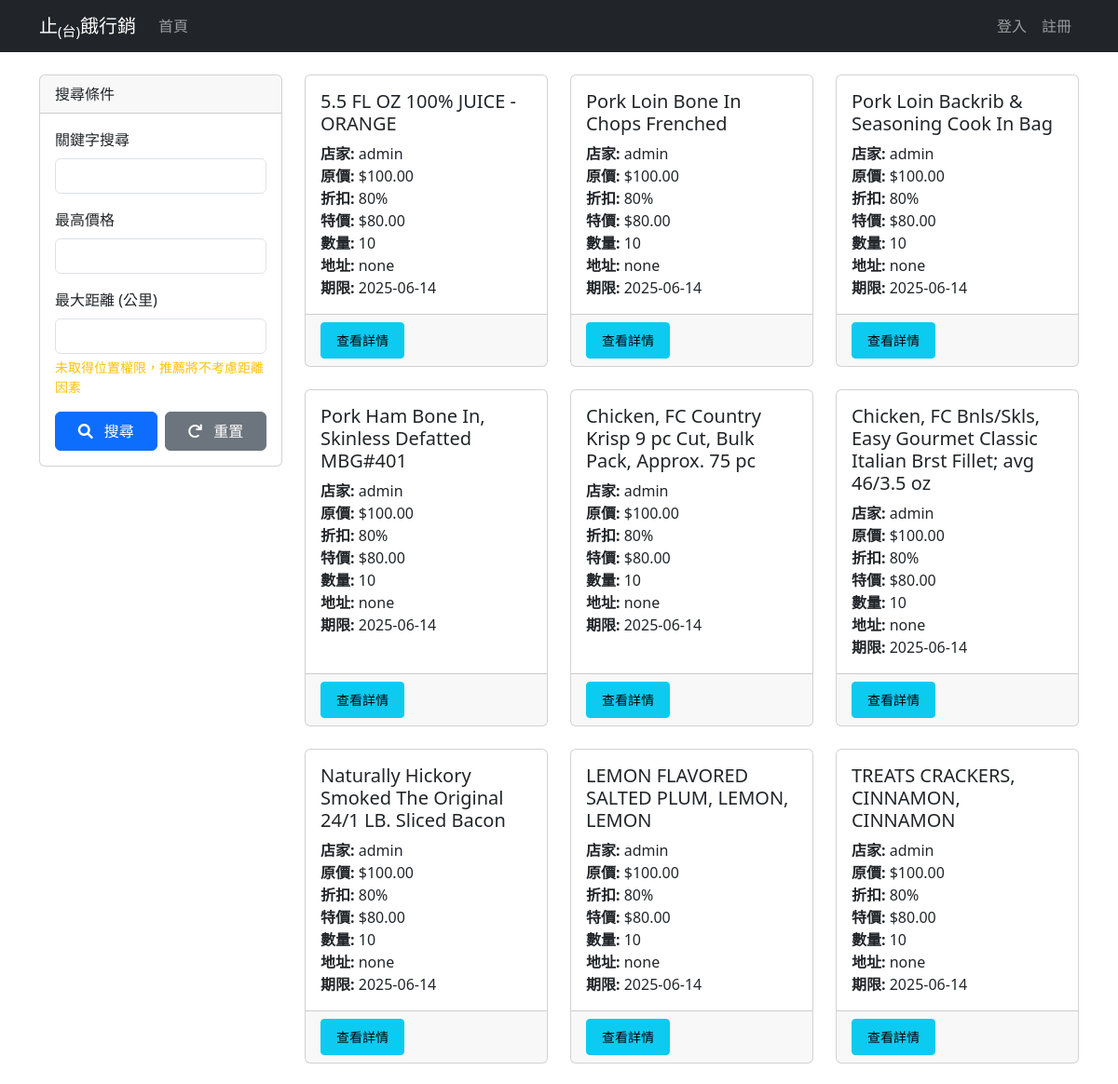
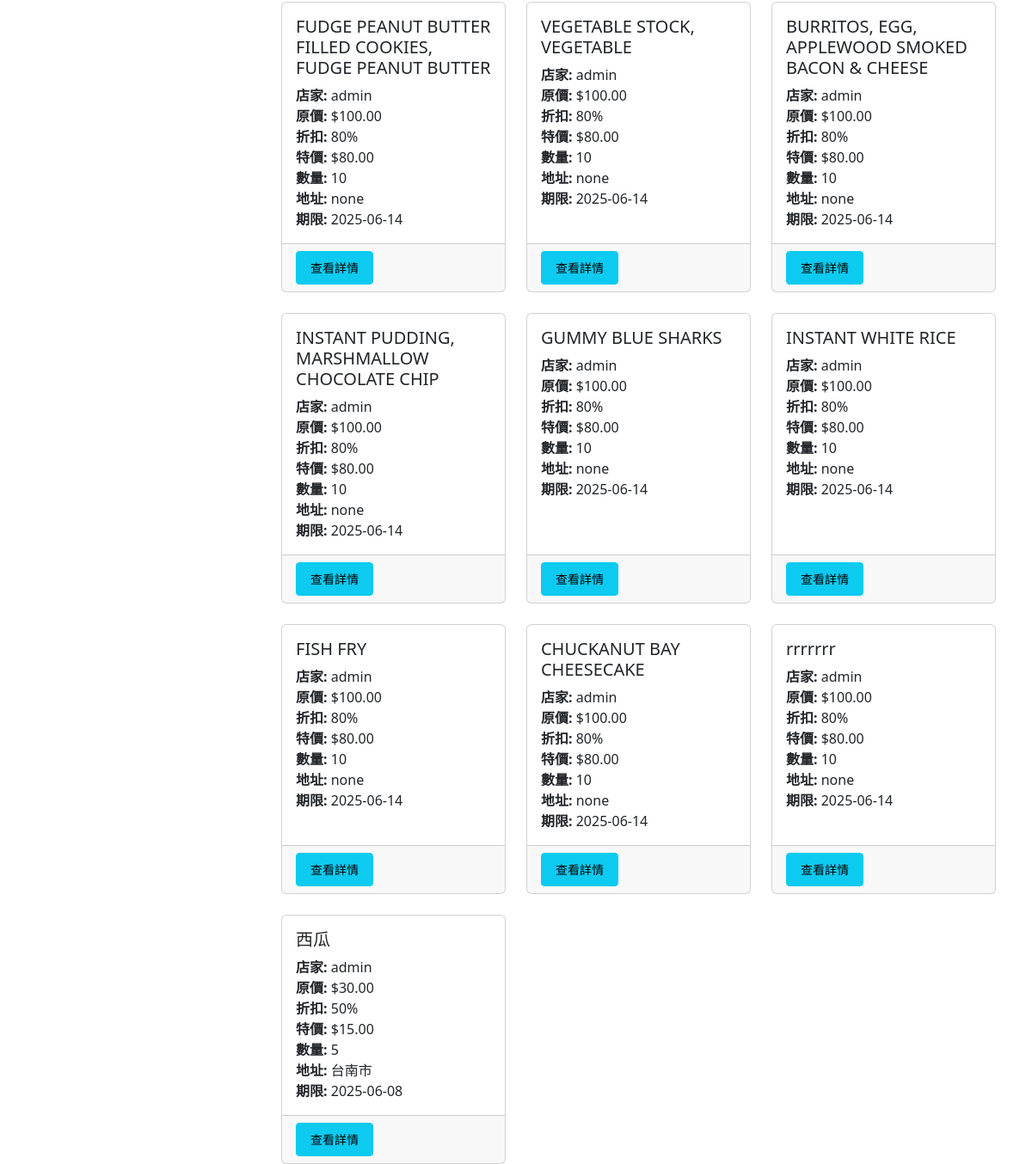
The page / on the database its author committed (2 pictures, top to bottom).
### app.py (models this page shows, shortened)
class Product(db.Model):
    id = db.Column(db.Integer, primary_key=True)
    name = db.Column(db.String(100), nullable=False)
    description = db.Column(db.String(200))
    quantity = db.Column(db.Integer, nullable=False)
    address = db.Column(db.String(200), nullable=False)
    latitude = db.Column(db.Float)
    longitude = db.Column(db.Float)
    expiry_date = db.Column(db.DateTime, nullable=False)
    original_price = db.Column(db.Float, nullable=False)
    discount_rate = db.Column(db.Float, nullable=False)
    nutrition_info = db.Column(db.JSON)
    store_id = db.Column(db.Integer, db.ForeignKey('user.id'), nullable=False)
    store = db.relationship('User', backref=db.backref('products', lazy=True))
    cart_count = db.Column(db.Integer, default=0)  # 新增：追蹤購物車數量

class User(UserMixin, db.Model):
    id = db.Column(db.Integer, primary_key=True)
    username = db.Column(db.String(80), unique=True, nullable=False)
    email = db.Column(db.String(120), unique=True, nullable=False)
    password_hash = db.Column(db.String(128))
    is_store = db.Column(db.Boolean, default=False)
    gender = db.Column(db.String(1))  # 'M' or 'F'
    birthdate = db.Column(db.Date)

### app.py (the view)
@app.route('/')
def index():
    search = request.args.get('search', '').strip()
    max_price = request.args.get('max_price', type=float)
    distance = request.args.get('distance', type=float)
    user_lat = request.args.get('user_lat', type=float)
    user_lon = request.args.get('user_lon', type=float)
    query = Product.query
    if search:
        query = query.filter(or_(
            Product.name.ilike(f'%{search}%'),
            Product.address.ilike(f'%{search}%')
        ))
    if max_price is not None and max_price > 0:
        query = query.filter(Product.original_price * Product.discount_rate <= max_price)
    products = query.all()
    if distance is not None and distance > 0 and user_lat is not None and user_lon is not None:
        filtered_products = []
        user_location = (user_lat, user_lon)
        for product in products:
            product.distance = None
            if product.latitude is not None and product.longitude is not None:
                try:
                    product_location = (product.latitude, product.longitude)
                    dist = geodesic(user_location, product_location).kilometers
                    product.distance = round(dist, 2)
                    if dist <= distance:
                        filtered_products.append(product)
                except ValueError:
                    product.distance = None
            else:
                filtered_products.append(product)
        products = filtered_products
    else:
        for product in products:
            product.distance = None
    return render_template('index.html',
                         products=products,
                         search=search,
                         max_price=max_price,
                         distance=distance,
                         user_lat=user_lat,
                         user_lon=user_lon)

### templates/index.html (shortened to what this page needs)
{% extends "base.html" %}
{% block content %}
<div class="row">
    <div class="col-md-3">
        <div class="card mb-4">
            <div class="card-header">
                搜尋條件
            </div>
            <div class="card-body">
                <form method="GET" action="{{ url_for('index') }}" id="searchForm">
                    <div class="mb-3">
                        <label for="search" class="form-label">關鍵字搜尋</label>
                        <input type="text" class="form-control" id="search" name="search" value="{{ search or '' }}">
                    </div>
                    <div class="mb-3">
                        <label for="max_price" class="form-label">最高價格</label>
                        <input type="number" class="form-control" id="max_price" name="max_price" min="0" step="1" value="{{ max_price or '' }}">
                    </div>
                    <div class="mb-3">
                        <label for="distance" class="form-label">最大距離 (公里)</label>
                        <input type="number" class="form-control" id="distance" name="distance" min="0" step="0.1" value="{{ distance or '' }}">
                        <div class="form-text" id="locationStatus">請允許位置存取以使用距離搜尋</div>
                    </div>
                    <div class="d-grid gap-2">
                        <div class="row g-2">
                            <div class="col-6">
                                <button type="submit" class="btn btn-primary w-100">
                                    <i class="fas fa-search me-1"></i> 搜尋
                                </button>
                            </div>
                            <div class="col-6">
                                <button type="button" class="btn btn-secondary w-100" onclick="resetForm()">
                                    <i class="fas fa-redo me-1"></i> 重置
                                </button>
                            </div>
                        </div>
                    </div>
                </form>
            </div>
        </div>
    </div>
    <div class="col-md-9">
        <div class="row row-cols-1 row-cols-md-3 g-4">
            {% for product in products %}
            <div class="col">
                <div class="card h-100 product-card-animation" style="animation-delay: {{ loop.index * 0.1 }}s;">
                    <div class="card-body">
                        <h5 class="card-title">{{ product.name }}</h5>
                        <p class="card-text">
                            <strong>店家:</strong> {{ product.store.username }}<br>
                            <strong>原價:</strong> ${{ "%.2f"|format(product.original_price) }}<br>
                            <strong>折扣:</strong> {{ "%.0f"|format(product.discount_rate * 100) }}%<br>
                            <strong>特價:</strong> ${{ "%.2f"|format(product.original_price * product.discount_rate) }}<br>
                            <strong>數量:</strong> {{ product.quantity }}<br>
                            <strong>地址:</strong> {{ product.address }}<br>
                            <strong>期限:</strong> {{ product.expiry_date.strftime('%Y-%m-%d') }}
                        </p>
                    </div>
                    <div class="card-footer">
                        <a href="{{ url_for('product_detail', product_id=product.id) }}" class="btn btn-info btn-sm">查看詳情</a>
                    </div>
                </div>
            </div>
            {% endfor %}
        </div>
    </div>
</div>
{% endblock %}

### templates/base.html (shortened to what this page needs)
<!DOCTYPE html>
<html lang="zh-TW">
<head>
    <link href="https://cdn.jsdelivr.net/npm/bootstrap@5.3.0/dist/css/bootstrap.min.css" rel="stylesheet">
    <link rel="stylesheet" href="https://cdnjs.cloudflare.com/ajax/libs/font-awesome/6.0.0/css/all.min.css">
    <link rel="stylesheet" href="https://unpkg.com/leaflet@1.9.4/dist/leaflet.css">
</head>
<body>
    <nav class="navbar navbar-expand-lg navbar-dark bg-dark">
        <div class="container">
            <a class="navbar-brand" href="{{ url_for('index') }}">止<sub>(台)</sub>餓行銷</a>
            <div class="collapse navbar-collapse" id="navbarNav">
                <ul class="navbar-nav me-auto">
                    <li class="nav-item">
                        <a class="nav-link" href="{{ url_for('index') }}">首頁</a>
                    </li>
                </ul>
                <ul class="navbar-nav">
                    {% if current_user.is_authenticated %}
                    <li class="nav-item">
                        <span class="nav-link text-light">
                            <i class="fas fa-user me-1"></i>
                            {{ current_user.username }}
                            {% if current_user.is_store %}
                            <span class="badge bg-info">店家</span>
                            {% endif %}
                        </span>
                    </li>
                    <li class="nav-item">
                        <a class="nav-link" href="{{ url_for('logout') }}">登出</a>
                    </li>
                    {% else %}
                    <li class="nav-item">
                        <a class="nav-link" href="{{ url_for('login') }}">登入</a>
                    </li>
                    <li class="nav-item">
                        <a class="nav-link" href="{{ url_for('register') }}">註冊</a>
                    </li>
                    {% endif %}
                </ul>
            </div>
        </div>
    </nav>
    <div class="container mt-4">
        {% block content %}{% endblock %}
    </div>
</body>
</html>

### templates/base.html (style rules this page uses)
.btn { display: inline-flex; align-items: center; justify-content: center; gap: 0.5rem; padding: 0.5rem 1rem; }
.product-card-animation { opacity: 0; transform: translateY(20px); animation: fadeInProduct 0.5s ease-out forwards; }

### rows shown on the page
Product: name "5.5 FL OZ 100% JUICE - ORANGE", store.username "admin", original_price "100.00", product.discount_rate*100 "80", product.original_price*product.discount_rate "80.00", quantity "10", address "none", expiry_date "2025-06-14"
Product: name "Pork Loin Bone In Chops Frenched", store.username "admin", original_price "100.00", product.discount_rate*100 "80", product.original_price*product.discount_rate "80.00", quantity "10", address "none", expiry_date "2025-06-14"
Product: name "Pork Loin Backrib & Seasoning Cook In Bag", store.username "admin", original_price "100.00", product.discount_rate*100 "80", product.original_price*product.discount_rate "80.00", quantity "10", address "none", expiry_date "2025-06-14"
Product: name "Pork Ham Bone In, Skinless Defatted MBG#401", store.username "admin", original_price "100.00", product.discount_rate*100 "80", product.original_price*product.discount_rate "80.00", quantity "10", address "none", expiry_date "2025-06-14"
Product: name "Chicken, FC Country Krisp 9 pc Cut, Bulk Pack, Approx. 75 pc", store.username "admin", original_price "100.00", product.discount_rate*100 "80", product.original_price*product.discount_rate "80.00", quantity "10", address "none", expiry_date "2025-06-14"
Product: name "Chicken, FC Bnls/Skls, Easy Gourmet Classic Italian Brst Fillet; avg 46/3.5 oz", store.username "admin", original_price "100.00", product.discount_rate*100 "80", product.original_price*product.discount_rate "80.00", quantity "10", address "none", expiry_date "2025-06-14"
Product: name "Naturally Hickory Smoked The Original 24/1 LB. Sliced Bacon", store.username "admin", original_price "100.00", product.discount_rate*100 "80", product.original_price*product.discount_rate "80.00", quantity "10", address "none", expiry_date "2025-06-14"
Product: name "LEMON FLAVORED SALTED PLUM, LEMON, LEMON", store.username "admin", original_price "100.00", product.discount_rate*100 "80", product.original_price*product.discount_rate "80.00", quantity "10", address "none", expiry_date "2025-06-14"
Product: name "TREATS CRACKERS, CINNAMON, CINNAMON", store.username "admin", original_price "100.00", product.discount_rate*100 "80", product.original_price*product.discount_rate "80.00", quantity "10", address "none", expiry_date "2025-06-14"
Product: name "FUDGE PEANUT BUTTER FILLED COOKIES, FUDGE PEANUT BUTTER", store.username "admin", original_price "100.00", product.discount_rate*100 "80", product.original_price*product.discount_rate "80.00", quantity "10", address "none", expiry_date "2025-06-14"
Product: name "VEGETABLE STOCK, VEGETABLE", store.username "admin", original_price "100.00", product.discount_rate*100 "80", product.original_price*product.discount_rate "80.00", quantity "10", address "none", expiry_date "2025-06-14"
Product: name "BURRITOS, EGG, APPLEWOOD SMOKED BACON & CHEESE", store.username "admin", original_price "100.00", product.discount_rate*100 "80", product.original_price*product.discount_rate "80.00", quantity "10", address "none", expiry_date "2025-06-14"
Product: name "INSTANT PUDDING, MARSHMALLOW CHOCOLATE CHIP", store.username "admin", original_price "100.00", product.discount_rate*100 "80", product.original_price*product.discount_rate "80.00", quantity "10", address "none", expiry_date "2025-06-14"
Product: name "GUMMY BLUE SHARKS", store.username "admin", original_price "100.00", product.discount_rate*100 "80", product.original_price*product.discount_rate "80.00", quantity "10", address "none", expiry_date "2025-06-14"
Product: name "INSTANT WHITE RICE", store.username "admin", original_price "100.00", product.discount_rate*100 "80", product.original_price*product.discount_rate "80.00", quantity "10", address "none", expiry_date "2025-06-14"
Product: name "FISH FRY", store.username "admin", original_price "100.00", product.discount_rate*100 "80", product.original_price*product.discount_rate "80.00", quantity "10", address "none", expiry_date "2025-06-14"
Product: name "CHUCKANUT BAY CHEESECAKE", store.username "admin", original_price "100.00", product.discount_rate*100 "80", product.original_price*product.discount_rate "80.00", quantity "10", address "none", expiry_date "2025-06-14"
Product: name "rrrrrrr", store.username "admin", original_price "100.00", product.discount_rate*100 "80", product.original_price*product.discount_rate "80.00", quantity "10", address "none", expiry_date "2025-06-14"
Product: name "西瓜", store.username "admin", original_price "30.00", product.discount_rate*100 "50", product.original_price*product.discount_rate "15.00", quantity "5", address "台南市", expiry_date "2025-06-08"
